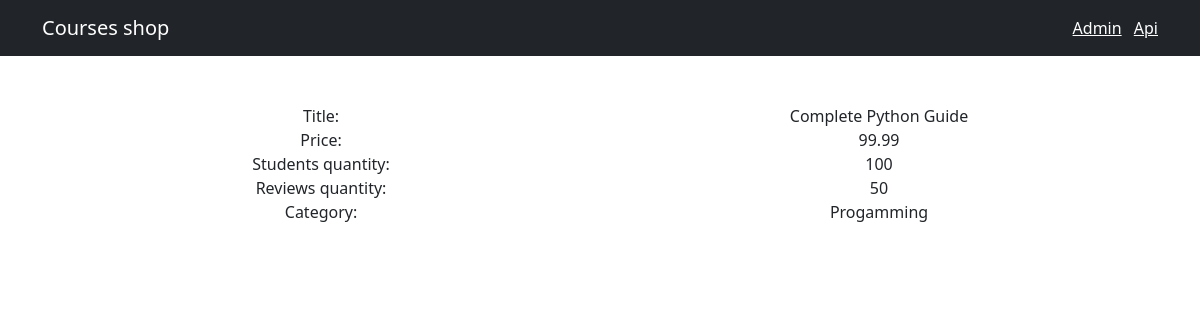
The page /1 on the database its author committed.
### shop/models.py (models this page shows, shortened)
class Course(models.Model):
    title = models.CharField(max_length=300)
    price = models.FloatField()
    students_qty = models.IntegerField()
    reviews_qty = models.IntegerField()
    category = models.ForeignKey(Category, on_delete=models.CASCADE)
    created_at = models.DateTimeField(default=timezone.now)

class Category(models.Model):
    title = models.CharField(max_length=255)
    created_at = models.DateTimeField(default=timezone.now)

### shop/views.py (the view)
# urls.py: path('<int:course_id>', views.single_course, name='single_course')
def single_course(request, course_id):
    course = get_object_or_404(Course, pk=course_id)
    return render(request, 'single_course.html', {'course': course})

### shop/templates/single_course.html (shortened to what this page needs)
{% extends 'base.html'%}
{% block content %}
<div class="container text-center">
    <div class="row mt-5">
        <div class="col">
            Title:
        </div>
        <div class="col">
            {{course.title}}
        </div>
    </div>
    <div class="row">
        <div class="col">
            Price:
        </div>
        <div class="col">
            {{course.price}}
        </div>
    </div>
    <div class="row">
        <div class="col">
            Students quantity:
        </div>
        <div class="col">
            {{course.students_qty}}
        </div>
    </div>
    <div class="row">
        <div class="col">
            Reviews quantity:
        </div>
        <div class="col">
            {{course.reviews_qty}}
        </div>
    </div>
    <div class="row">
        <div class="col">
           Category:
        </div>
        <div class="col">
            {{course.category.title}}
        </div>
    </div>
</div>
{% endblock %}

### rows shown on the page
Course: title "Complete Python Guide", price "99.99", students_qty "100", reviews_qty "50", category "Progamming"
